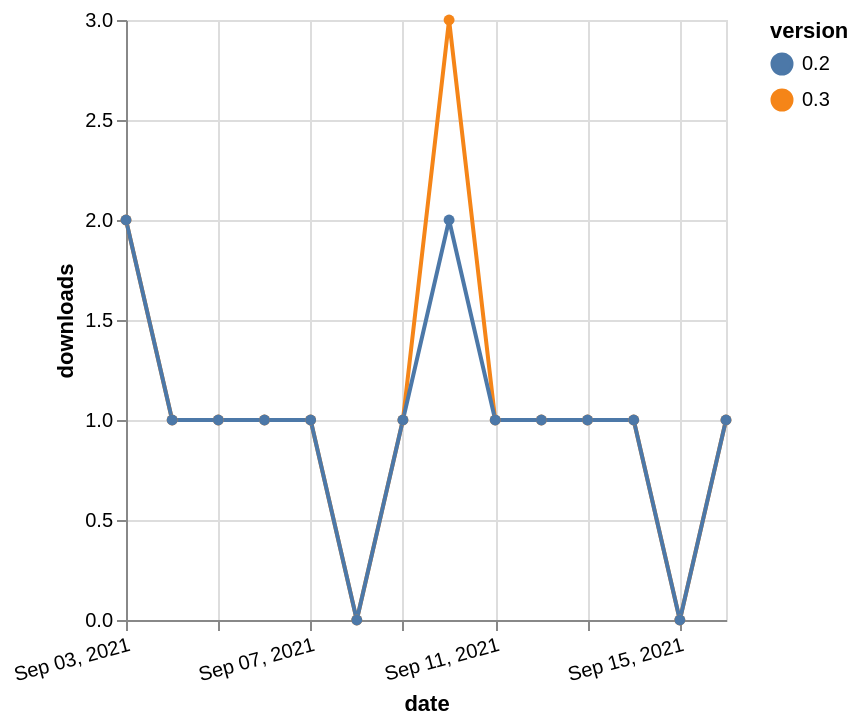

Source (Vega-Lite JSON):
### Vega-Lite specification from a JSON file in a GitHub repository (floating-point values rounded to 4 significant figures)
{"$schema": "https://vega.github.io/schema/vega-lite/v5.json", "description": "A simple bar chart with embedded data.", "data": {"values": [{"date": "2021-09-03", "total": 40, "delta": 2, "version": "0.3"}, {"date": "2021-09-04", "total": 41, "delta": 1, "version": "0.3"}, {"date": "2021-09-05", "total": 42, "delta": 1, "version": "0.3"}, {"date": "2021-09-06", "total": 43, "delta": 1, "version": "0.3"}, {"date": "2021-09-07", "total": 44, "delta": 1, "version": "0.3"}, {"date": "2021-09-08", "total": 44, "delta": 0, "version": "0.3"}, {"date": "2021-09-09", "total": 45, "delta": 1, "version": "0.3"}, {"date": "2021-09-10", "total": 48, "delta": 3, "version": "0.3"}, {"date": "2021-09-11", "total": 49, "delta": 1, "version": "0.3"}, {"date": "2021-09-12", "total": 50, "delta": 1, "version": "0.3"}, {"date": "2021-09-13", "total": 51, "delta": 1, "version": "0.3"}, {"date": "2021-09-14", "total": 52, "delta": 1, "version": "0.3"}, {"date": "2021-09-15", "total": 52, "delta": 0, "version": "0.3"}, {"date": "2021-09-16", "total": 53, "delta": 1, "version": "0.3"}, {"date": "2021-09-03", "total": 52, "delta": 2, "version": "0.2"}, {"date": "2021-09-04", "total": 53, "delta": 1, "version": "0.2"}, {"date": "2021-09-05", "total": 54, "delta": 1, "version": "0.2"}, {"date": "2021-09-06", "total": 55, "delta": 1, "version": "0.2"}, {"date": "2021-09-07", "total": 56, "delta": 1, "version": "0.2"}, {"date": "2021-09-08", "total": 56, "delta": 0, "version": "0.2"}, {"date": "2021-09-09", "total": 57, "delta": 1, "version": "0.2"}, {"date": "2021-09-10", "total": 59, "delta": 2, "version": "0.2"}, {"date": "2021-09-11", "total": 60, "delta": 1, "version": "0.2"}, {"date": "2021-09-12", "total": 61, "delta": 1, "version": "0.2"}, {"date": "2021-09-13", "total": 62, "delta": 1, "version": "0.2"}, {"date": "2021-09-14", "total": 63, "delta": 1, "version": "0.2"}, {"date": "2021-09-15", "total": 63, "delta": 0, "version": "0.2"}, {"date": "2021-09-16", "total": 64, "delta": 1, "version": "0.2"}]}, "width": "container", "mark": {"type": "line", "point": {"filled": true}}, "encoding": {"x": {"field": "date", "type": "temporal", "timeUnit": "yearmonthdate", "title": "date", "axis": {"labelAngle": -15}}, "y": {"field": "delta", "type": "quantitative", "title": "downloads"}, "color": {"field": "version", "type": "nominal"}, "tooltip": {"field": "delta"}}}
